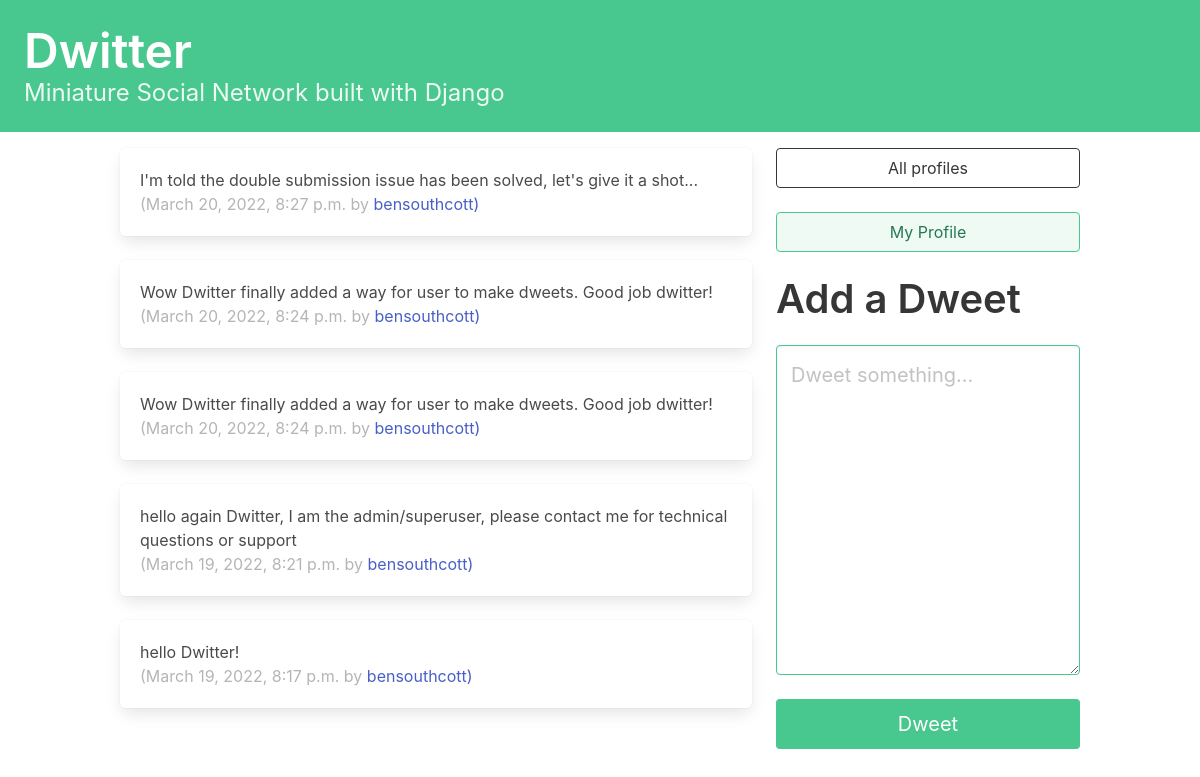
/ (signed in), run on the app's committed database.
### dwitter/models.py (models this page shows, shortened)
class Dweet(models.Model):
    user = models.ForeignKey(
        User, related_name="dweets", on_delete=models.DO_NOTHING
    )
    body = models.CharField(max_length=140)
    created_at = models.DateTimeField(auto_now_add=True)

### dwitter/views.py (the view)
# urls.py: path("", dashboard, name="dashboard"),
def dashboard(request):
    form = DweetForm(request.POST or None)
    if request.method == "POST":
        if form.is_valid():
            dweet = form.save(commit=False)
            dweet.user = request.user
            dweet.save()
            return redirect("dwitter:dashboard")
    followed_dweets = Dweet.objects.filter(
        user__profile__in=request.user.profile.follows.all()
    ).order_by("-created_at")
    return render(
        request,
        "dwitter/dashboard.html",
        {"form": form, "dweets": followed_dweets},
    )

### dwitter/forms.py
class DweetForm(forms.ModelForm):
    body = forms.CharField(required=True,
                           widget=forms.widgets.Textarea(
                               attrs={
                               "placeholder": "Dweet something...",
                               "class": "textarea is-success is-medium",
                               }
                           ),
                           label="",
                           )
    class Meta:
        model = Dweet
        exclude = ("user",)

### dwitter/templates/dwitter/dashboard.html (shortened to what this page needs)
{% extends "base.html" %}
{% block content %}
<div class="column">
    {% for dweet in dweets %}
        <div class="box">
            {{ dweet.body }}
            <br>
            <span class="is-small has-text-grey-light">
                ({{ dweet.created_at }} by <a href="{% url 'dwitter:profile' dweet.user.id %}">{{dweet.user.username}})</a>
            </span>
        </div>
    {% endfor %}
</div>
<div class="column is-one-third">
    <div class="block">
        <a href="{% url 'dwitter:profile_list' %}">
            <button class="button is-dark is-outlined is-fullwidth" > All profiles </button>
        </a>
    </div>
    <div class="block">
        <a href="{% url 'dwitter:profile' user.id %}">
            <button class="button is-success is-light is-outlined is-fullwidth" > My Profile </button>
        </a>
    </div>
    <div class="block">
        <div class="block">
            <h2 class="title is-2">Add a Dweet</h2>
        </div>
        <form method="post">
            {{ form.as_p }}
            <button class="button is-success is-fullwidth is-medium mt-5"
                    type="submit">Dweet
            </button>
        </form>
    </div>
</div>
{% endblock content %}

### data on the page
Dweet: body "I'm told the double submission issue has been solved, let's give it a shot...", created_at "March 20, 2022, 8:27 p.m.", user.username "bensouthcott"
Dweet: body "Wow Dwitter finally added a way for user to make dweets. Good job dwitter!", created_at "March 20, 2022, 8:24 p.m.", user.username "bensouthcott"
Dweet: body "Wow Dwitter finally added a way for user to make dweets. Good job dwitter!", created_at "March 20, 2022, 8:24 p.m.", user.username "bensouthcott"
Dweet: body "hello again Dwitter, I am the admin/superuser, please contact me for technical questions or support", created_at "March 19, 2022, 8:21 p.m.", user.username "bensouthcott"
Dweet: body "hello Dwitter!", created_at "March 19, 2022, 8:17 p.m.", user.username "bensouthcott"
